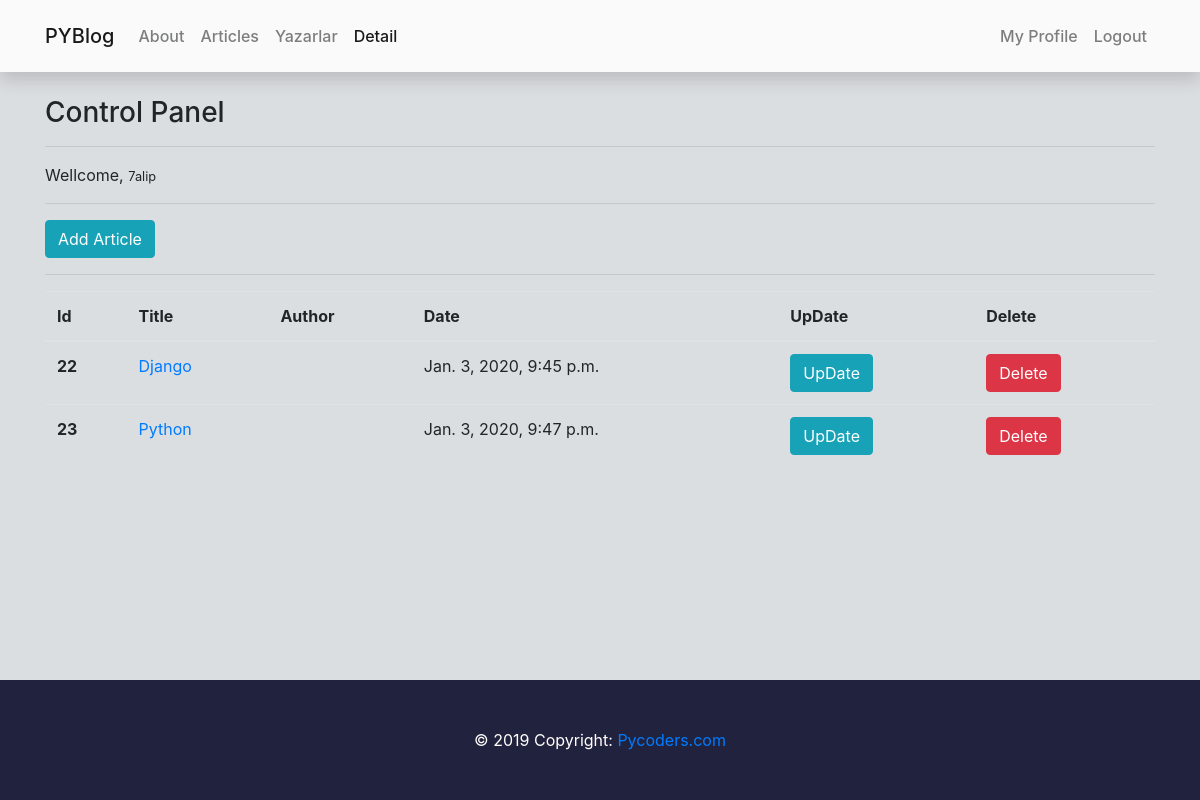
/creat/ (signed in), run on the app's committed database.
### article/models.py (models this page shows, shortened)
class Article(models.Model):
    author = models.ForeignKey('auth.User', on_delete=models.CASCADE)
    title = models.CharField(max_length=50, verbose_name='Title')
    content = RichTextField()
    created_date = models.DateTimeField(auto_now_add=True, verbose_name='oluşturulma zamanı')
    article_image = models.FileField(blank=True, null=True, verbose_name="Add foto")
    likes = models.ManyToManyField("auth.User", related_name="post_likes",
                                   blank=True)  # likes adinda bir alan olusturduk

### article/views.py (the view)
# urls.py: path('creat/', views.creat, name='creat'),
@login_required(login_url="user:login")
def creat(request):
    articles = Article.objects.filter(author=request.user)
    context = {'articles': articles}
    return render(request, 'creat.html', context)

### templates/creat.html
{% extends 'layout.html' %}
{% block body %}
<div class="container">
    <h3>Control Panel</h3>
    <hr>
    <p>Wellcome, <small>{{ request.user.username }}</small></p>
    <hr>
    <a class="btn btn-info" href="{% url 'article:addarticle' %}">Add Article</a>
    <hr>
    {% if articles %}
        <table class="table">
            <thead>
            <tr>
                <th scope="col">Id</th>
                <th scope="col">Title</th>
                <th scope="col">Author</th>
                <th scope="col">Date</th>
                <th scope="col">UpDate</th>
                <th scope="col">Delete</th>
            </tr>
            </thead>
            <tbody>
            {% for article in articles %}
                <tr>
                    <th scope="row">{{ article.id }}</th>
                    <td><a href="{% url 'article:detail' article.id %}">{{ article.title }}</a></td>
                    <td>{{ article.username }}</td>
                    <td>{{ article.created_date }}</td>
                    <td><a href="{% url 'article:update' article.id %}" class="btn btn-info">UpDate</a></td>
                    <td><a href="{% url 'article:delete' article.id %}" class="btn btn-danger">Delete</a></td>
                </tr>
            {% endfor %}
            </tbody>
        </table>
    {% else %}
        <div class='alert alert-danger'>You don't have any article yet</div>
    {% endif %}
</div>
{% endblock body %}

### static/css/style.css (style rules this page uses)
body { background-color: #dbdee0; overflow-x: hidden; }

### data on the page
Article: id "22", title "Django", created_date "Jan. 3, 2020, 9:45 p.m."
Article: id "23", title "Python", created_date "Jan. 3, 2020, 9:47 p.m."

### other printed values
{{ request.user.username }} "7alip"
